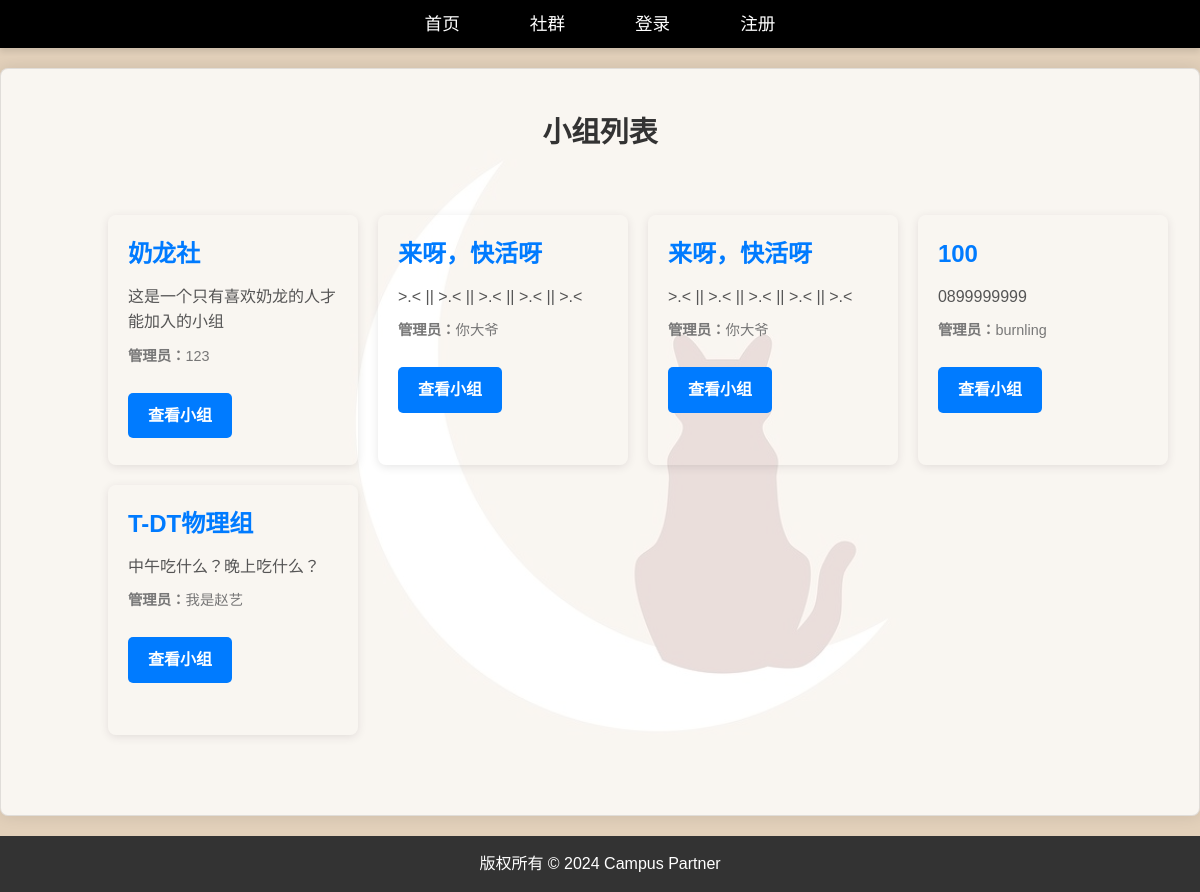
/group, run on the app's committed database.
### models.py (models this page shows, shortened)
class Group(db.Model):
    id = db.Column(db.Integer,primary_key=True)
    name = db.Column(db.String(255),nullable=False)
    description = db.Column(db.String(512),default='',nullable=True)
    admin_id = db.Column(db.Integer,db.ForeignKey('user.id'),nullable=True)
    admin = db.relationship('User',backref='managed_groups')
    posts = db.relationship('Post',backref='group',lazy=True)
    members = db.relationship('User',secondary=group_members,back_populates='groups')
    date_created = db.Column(db.DateTime, default=func.now())

class User(db.Model,UserMixin):
    id = db.Column(db.Integer,primary_key=True)
    username = db.Column(db.String(100),unique=True,nullable=False)
    email = db.Column(db.String(120),unique=True,nullable=False)
    password_hash = db.Column(db.String(255),nullable=False)
    date_created = db.Column(db.DateTime,default=func.now())
    role = db.Column(db.String(50),default=Role.STUDENT)
    groups = db.relationship('Group',secondary=group_members,back_populates='members')
    posts = db.relationship('Post',backref='author',lazy=True)
    comments = db.relationship('Comment',backref='author',lazy=True)
    like_posts = db.relationship('Like',backref='user',lazy=True)

### app.py (the view)
@app.route('/group',methods=['GET','POST'])
def groups_list():
    groups = Group.query.all()
    return render_template('groups_list.html',groups=groups)

### templates/groups_list.html (shortened to what this page needs)
{% extends "base.html" %}
{% block styles %}
    <link rel="stylesheet" href="{{ url_for('static', filename='css/groups_list.css') }}">
{% endblock %}
{% block content %}
    <h1>小组列表</h1>
    <div class="group-container">
        {% if groups %}
            <div class="group-list">
                {% for group in groups %}
                    <div class="group-card">
                        <h3 class="group-name">{{ group.name }}</h3>
                        <p class="group-description">{{ group.description }}</p>
                        <p class="group-admin"><strong>管理员：</strong>{{ group.admin.username }}</p>
                        <a href="{{ url_for('group_detail', group_id=group.id) }}" class="btn-view-group">查看小组</a>
                    </div>
                {% endfor %}
            </div>
        {% else %}
            <p>目前没有任何小组，快来创建一个吧！</p>
        {% endif %}
    </div>
{% endblock %}

### static/css/styles.css (style rules this page uses)
* { margin: 0; padding: 0; box-sizing: border-box; font-family: 'Arial', sans-serif; }
body { background-color: #f4f7f6; color: #333; line-height: 1.6; min-height: 100vh; display: flex; flex-direction: column; }
body { background-image: url('../images/moon-9164274_1280.png'); background-size: cover; background-position: center; background-attachment: fixed; background-repeat: no-repeat; height: 100vh; }

### static/css/groups_list.css (style rules this page uses)
h1 { color: #333; font-size: 1.8rem; font-weight: bold; text-align: center; margin-top: 10px; margin-bottom: 40px; }
.group-container { width: 90%; max-width: 1200px; margin: 0 auto; padding: 20px; }
.group-list { display: grid; grid-template-columns: repeat(auto-fit, minmax(250px,1fr)); gap: 20px; grid-auto-rows: minmax(250px, auto); }
.group-card { background-color: rgba(255, 255, 255, 0); padding: 20px; border-radius: 8px; box-shadow: 0 2px 10px rgba(0, 0, 0, 0.1); transition: transform 0.3s ease, box-shadow 0.3s ease, background-color 0.3s ease; height: 100%; width: 100%; max-width: 300px; min-width: 250px; }
.group-name { font-size: 1.5rem; font-weight: bold; margin-bottom: 10px; color: #007bff; }
.group-description { font-size: 1rem; color: #555; margin-bottom: 10px; }
.group-admin { font-size: 0.9rem; color: #777; margin-bottom: 15px; }
.btn-view-group,.btn-delete-group { text-decoration: none; color: white; padding: 10px 20px; border-radius: 5px; font-weight: bold; text-transform: uppercase; display: inline-block; transition: background-color 0.3s ease, transform 0.3s ease; margin-top: 10px; font-size: 1rem; border: none; }
.btn-view-group { background-color: #007bff; margin-right: 10px; }
@media (max-width: 1200px) { .group-list { grid-template-columns: repeat(4, 1fr); } }

### data on the page
Group: name "奶龙社", description "这是一个只有喜欢奶龙的人才能加入的小组", admin.username "123"
Group: name "来呀，快活呀", description ">.< || >.< || >.< || >.< || >.<", admin.username "你大爷"
Group: name "来呀，快活呀", description ">.< || >.< || >.< || >.< || >.<", admin.username "你大爷"
Group: name "100", description "0899999999", admin.username "burnling"
Group: name "T-DT物理组", description "中午吃什么？晚上吃什么？", admin.username "我是赵艺"
